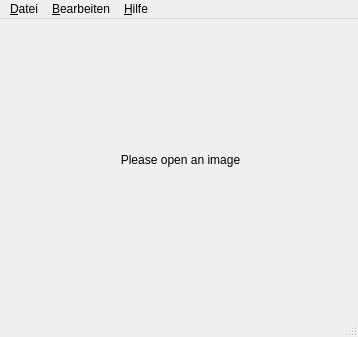
<?xml version="1.0" encoding="UTF-8"?>
<ui version="4.0">
 <class>MainWindow</class>
 <widget class="QMainWindow" name="MainWindow">
  <property name="windowModality">
   <enum>Qt::ApplicationModal</enum>
  </property>
  <property name="geometry">
   <rect>
    <x>0</x>
    <y>0</y>
    <width>358</width>
    <height>337</height>
   </rect>
  </property>
  <property name="sizePolicy">
   <sizepolicy hsizetype="Minimum" vsizetype="Minimum">
    <horstretch>0</horstretch>
    <verstretch>0</verstretch>
   </sizepolicy>
  </property>
  <property name="windowTitle">
   <string>PiqRig</string>
  </property>
  <widget class="QWidget" name="centralWidget">
   <widget class="QLabel" name="label">
    <property name="geometry">
     <rect>
      <x>0</x>
      <y>0</y>
      <width>361</width>
      <height>281</height>
     </rect>
    </property>
    <property name="sizePolicy">
     <sizepolicy hsizetype="Ignored" vsizetype="Ignored">
      <horstretch>0</horstretch>
      <verstretch>0</verstretch>
     </sizepolicy>
    </property>
    <property name="text">
     <string>Please open an image</string>
    </property>
    <property name="alignment">
     <set>Qt::AlignCenter</set>
    </property>
   </widget>
  </widget>
  <widget class="QMenuBar" name="menuBar">
   <property name="geometry">
    <rect>
     <x>0</x>
     <y>0</y>
     <width>358</width>
     <height>25</height>
    </rect>
   </property>
   <widget class="QMenu" name="menuDatei">
    <property name="title">
     <string>&amp;Datei</string>
    </property>
    <addaction name="action_ffnen"/>
    <addaction name="separator"/>
    <addaction name="actionBeenden"/>
   </widget>
   <widget class="QMenu" name="menuBearbeiten">
    <property name="title">
     <string>&amp;Bearbeiten</string>
    </property>
    <addaction name="actionZeichne_Diagonale"/>
    <addaction name="action_Invertiere"/>
    <addaction name="action_Schwarz_wei_Darstellung"/>
   </widget>
   <widget class="QMenu" name="menuHilfe">
    <property name="title">
     <string>&amp;Hilfe</string>
    </property>
    <addaction name="actionInfo"/>
   </widget>
   <addaction name="menuDatei"/>
   <addaction name="menuBearbeiten"/>
   <addaction name="menuHilfe"/>
  </widget>
  <widget class="QStatusBar" name="statusBar"/>
  <action name="action_ffnen">
   <property name="text">
    <string>&amp;Öffnen</string>
   </property>
  </action>
  <action name="actionBeenden">
   <property name="text">
    <string>&amp;Beenden</string>
   </property>
  </action>
  <action name="actionInfo">
   <property name="text">
    <string>&amp;Info</string>
   </property>
  </action>
  <action name="actionZeichne_Diagonale">
   <property name="text">
    <string>Zeichne &amp;Diagonale</string>
   </property>
  </action>
  <action name="action_Invertiere">
   <property name="text">
    <string>&amp;Invertiere</string>
   </property>
  </action>
  <action name="action_Schwarz_wei_Darstellung">
   <property name="text">
    <string>&amp;Schwarzweiß-Darstellung</string>
   </property>
  </action>
 </widget>
 <layoutdefault spacing="6" margin="11"/>
 <resources/>
 <connections>
  <connection>
   <sender>actionBeenden</sender>
   <signal>triggered()</signal>
   <receiver>MainWindow</receiver>
   <slot>close()</slot>
   <hints>
    <hint type="sourcelabel">
     <x>-1</x>
     <y>-1</y>
    </hint>
    <hint type="destinationlabel">
     <x>264</x>
     <y>215</y>
    </hint>
   </hints>
  </connection>
  <connection>
   <sender>action_ffnen</sender>
   <signal>triggered()</signal>
   <receiver>MainWindow</receiver>
   <slot>openFile()</slot>
   <hints>
    <hint type="sourcelabel">
     <x>-1</x>
     <y>-1</y>
    </hint>
    <hint type="destinationlabel">
     <x>264</x>
     <y>215</y>
    </hint>
   </hints>
  </connection>
  <connection>
   <sender>actionInfo</sender>
   <signal>triggered()</signal>
   <receiver>MainWindow</receiver>
   <slot>showAboutBox()</slot>
   <hints>
    <hint type="sourcelabel">
     <x>-1</x>
     <y>-1</y>
    </hint>
    <hint type="destinationlabel">
     <x>264</x>
     <y>215</y>
    </hint>
   </hints>
  </connection>
  <connection>
   <sender>actionZeichne_Diagonale</sender>
   <signal>triggered()</signal>
   <receiver>MainWindow</receiver>
   <slot>diagonalLinePicture()</slot>
   <hints>
    <hint type="sourcelabel">
     <x>-1</x>
     <y>-1</y>
    </hint>
    <hint type="destinationlabel">
     <x>178</x>
     <y>168</y>
    </hint>
   </hints>
  </connection>
  <connection>
   <sender>action_Invertiere</sender>
   <signal>triggered()</signal>
   <receiver>MainWindow</receiver>
   <slot>invertPicture()</slot>
   <hints>
    <hint type="sourcelabel">
     <x>-1</x>
     <y>-1</y>
    </hint>
    <hint type="destinationlabel">
     <x>178</x>
     <y>168</y>
    </hint>
   </hints>
  </connection>
  <connection>
   <sender>action_Schwarz_wei_Darstellung</sender>
   <signal>triggered()</signal>
   <receiver>MainWindow</receiver>
   <slot>blackWhitePicture()</slot>
   <hints>
    <hint type="sourcelabel">
     <x>-1</x>
     <y>-1</y>
    </hint>
    <hint type="destinationlabel">
     <x>178</x>
     <y>168</y>
    </hint>
   </hints>
  </connection>
 </connections>
 <slots>
  <slot>openFile()</slot>
  <slot>showAboutBox()</slot>
  <slot>invertPicture()</slot>
  <slot>blackWhitePicture()</slot>
  <slot>diagonalLinePicture()</slot>
 </slots>
</ui>
